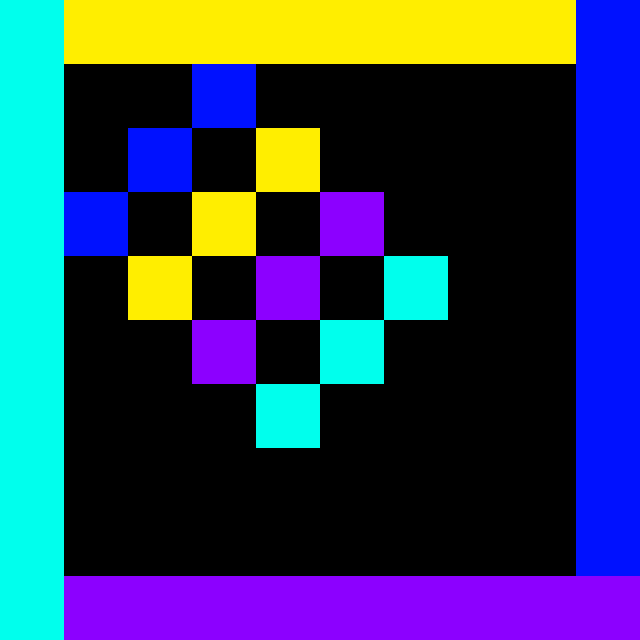

Below is a game level as drawn by its tile map, then a one-line description and the .tmx file that defines it, in full:
An orthogonal 10x10 tile map with 64x64 px tiles, 1 tile layer (Tile Layer 1).

<map version="1.4" tiledversion="1.4.3" orientation="orthogonal" renderorder="right-down" width="10" height="10" tilewidth="64" tileheight="64" infinite="0" nextlayerid="2" nextobjectid="1">
 <tileset firstgid="1" source="testTileset.tsx" />
 <layer id="1" name="Tile Layer 1" width="10" height="10">
  <data encoding="csv">
4,2,2,2,2,2,2,2,2,1,
4,0,0,1,0,0,0,0,0,1,
4,0,1,0,2,0,0,0,0,1,
4,1,0,2,0,3,0,0,0,1,
4,0,2,0,3,0,4,0,0,1,
4,0,0,3,0,4,0,0,0,1,
4,0,0,0,4,0,0,0,0,1,
4,0,0,0,0,0,0,0,0,1,
4,0,0,0,0,0,0,0,0,1,
4,3,3,3,3,3,3,3,3,3
</data>
 </layer>
</map>